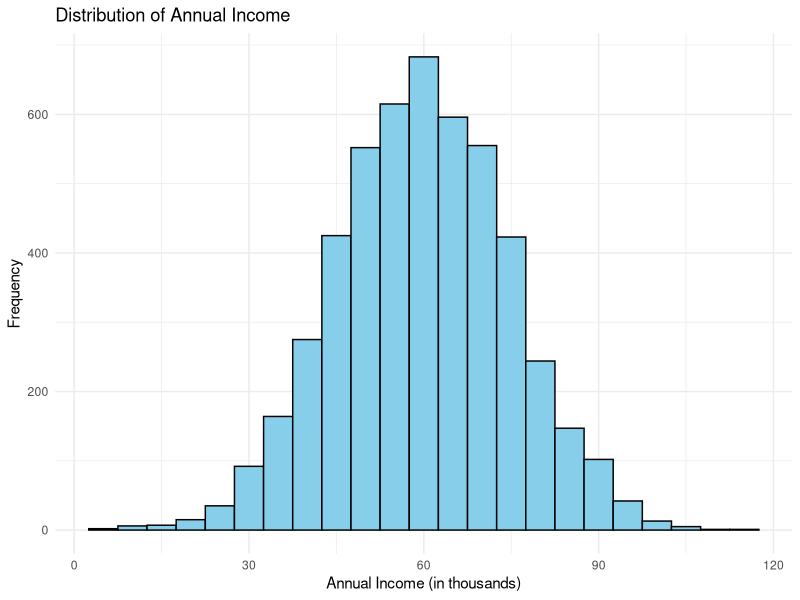
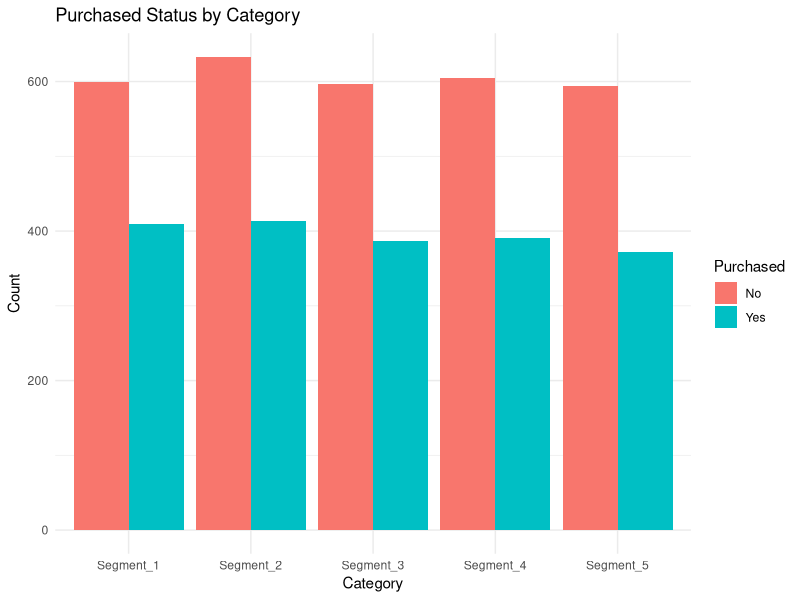

The R script that drew these images, in order:
# Load necessary libraries
library(dplyr)
library(ggplot2)
library(tidyr)

# Set random seed for reproducibility
set.seed(123)

# Define the size of the dataset
num_rows <- 5000  # Moderate-sized dataset
num_categories <- 5  # Number of unique categories in categorical variables

# Generate synthetic data
generate_synthetic_data <- function(num_rows, num_categories) {
  
  # Generate a categorical variable (e.g., customer segment)
  category <- sample(paste0("Segment_", 1:num_categories), 
                     num_rows, replace = TRUE)
  
  # Generate a numerical variable (e.g., annual income in thousands)
  annual_income <- round(rnorm(num_rows, mean = 60, sd = 15), 2)
  
  # Generate another numerical variable (e.g., age)
  age <- sample(18:70, num_rows, replace = TRUE)
  
  # Generate a binary variable (e.g., purchased product: yes/no)
  purchased <- sample(c("Yes", "No"), num_rows, replace = TRUE, prob = c(0.4, 0.6))
  
  # Generate a date variable (e.g., transaction date)
  transaction_date <- sample(seq(as.Date('2023-01-01'), as.Date('2023-12-31'), by="day"), 
                             num_rows, replace = TRUE)
  
  # Combine into a data frame
  data <- data.frame(
    Category = category,
    Annual_Income = annual_income,
    Age = age,
    Purchased = purchased,
    Transaction_Date = transaction_date
  )
  
  return(data)
}

# Generate the dataset
synthetic_data <- generate_synthetic_data(num_rows, num_categories)

# Summary of the generated dataset
summary(synthetic_data)

# Save the dataset to a CSV file
write.csv(synthetic_data, "synthetic_data.csv", row.names = FALSE)
message("Synthetic dataset saved to 'synthetic_data.csv'.")

# Visualize the data: Histogram of Annual Income
ggplot(synthetic_data, aes(x = Annual_Income)) +
  geom_histogram(binwidth = 5, fill = "skyblue", color = "black") +
  theme_minimal() +
  labs(title = "Distribution of Annual Income", x = "Annual Income (in thousands)", y = "Frequency")

# Visualize the data: Bar chart of Purchased status by Category
ggplot(synthetic_data, aes(x = Category, fill = Purchased)) +
  geom_bar(position = "dodge") +
  theme_minimal() +
  labs(title = "Purchased Status by Category", x = "Category", y = "Count", fill = "Purchased")
